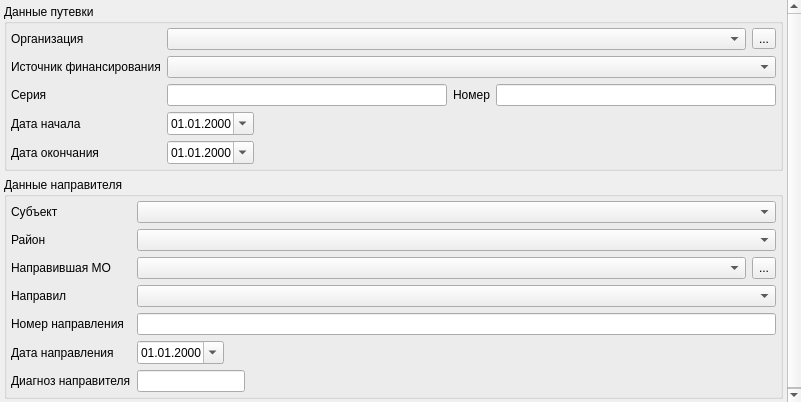
<?xml version="1.0" encoding="UTF-8"?>
<ui version="4.0">
 <class>EventVoucherPageWidget</class>
 <widget class="QWidget" name="EventVoucherPageWidget">
  <property name="geometry">
   <rect>
    <x>0</x>
    <y>0</y>
    <width>801</width>
    <height>402</height>
   </rect>
  </property>
  <property name="windowTitle">
   <string>Form</string>
  </property>
  <layout class="QGridLayout" name="gridLayout_3">
   <property name="margin">
    <number>0</number>
   </property>
   <item row="0" column="0">
    <widget class="QScrollArea" name="scrEventVoucherPage">
     <property name="frameShape">
      <enum>QFrame::NoFrame</enum>
     </property>
     <property name="lineWidth">
      <number>0</number>
     </property>
     <property name="horizontalScrollBarPolicy">
      <enum>Qt::ScrollBarAsNeeded</enum>
     </property>
     <property name="widgetResizable">
      <bool>true</bool>
     </property>
     <property name="alignment">
      <set>Qt::AlignLeading|Qt::AlignLeft|Qt::AlignVCenter</set>
     </property>
     <widget class="QWidget" name="scrEventVoucherPageInterior">
      <property name="geometry">
       <rect>
        <x>0</x>
        <y>0</y>
        <width>785</width>
        <height>416</height>
       </rect>
      </property>
      <property name="sizePolicy">
       <sizepolicy hsizetype="Ignored" vsizetype="Preferred">
        <horstretch>0</horstretch>
        <verstretch>0</verstretch>
       </sizepolicy>
      </property>
      <layout class="QGridLayout" name="gridLayout_4">
       <property name="margin">
        <number>4</number>
       </property>
       <item row="0" column="0">
        <widget class="QGroupBox" name="grpVoucher">
         <property name="title">
          <string>Данные путевки</string>
         </property>
         <layout class="QGridLayout" name="gridLayout">
          <property name="margin">
           <number>4</number>
          </property>
          <item row="0" column="0">
           <widget class="QLabel" name="lblVoucherOrgs">
            <property name="text">
             <string>Организация</string>
            </property>
           </widget>
          </item>
          <item row="0" column="1" colspan="2">
           <layout class="QHBoxLayout" name="horizontalLayout_3">
            <item>
             <widget class="CPolyclinicComboBox" name="cmbVoucherOrgs"/>
            </item>
            <item>
             <widget class="QToolButton" name="btnSelectVoucherOrg">
              <property name="text">
               <string>...</string>
              </property>
             </widget>
            </item>
           </layout>
          </item>
          <item row="1" column="0">
           <widget class="QLabel" name="lblVoucherFinance">
            <property name="text">
             <string>Источник финансирования</string>
            </property>
           </widget>
          </item>
          <item row="1" column="1" colspan="2">
           <widget class="CRBComboBox" name="cmbVoucherFinance"/>
          </item>
          <item row="2" column="0">
           <widget class="QLabel" name="lblVoucherSerial">
            <property name="text">
             <string>Серия</string>
            </property>
           </widget>
          </item>
          <item row="2" column="1" colspan="2">
           <layout class="QHBoxLayout" name="horizontalLayout_4">
            <item>
             <widget class="QLineEdit" name="edtVoucherSerial"/>
            </item>
            <item>
             <widget class="QLabel" name="lblVoucherNumber">
              <property name="text">
               <string>Номер</string>
              </property>
             </widget>
            </item>
            <item>
             <widget class="QLineEdit" name="edtVoucherNumber">
              <property name="inputMask">
               <string>999999999999999; </string>
              </property>
             </widget>
            </item>
           </layout>
          </item>
          <item row="3" column="0">
           <widget class="QLabel" name="lblVoucherBegDate">
            <property name="text">
             <string>Дата начала</string>
            </property>
           </widget>
          </item>
          <item row="3" column="1">
           <widget class="CDateEdit" name="edtVoucherBegDate">
            <property name="displayFormat">
             <string>dd.MM.yyyy</string>
            </property>
            <property name="calendarPopup">
             <bool>true</bool>
            </property>
           </widget>
          </item>
          <item row="3" column="2">
           <spacer name="horizontalSpacer">
            <property name="orientation">
             <enum>Qt::Horizontal</enum>
            </property>
            <property name="sizeHint" stdset="0">
             <size>
              <width>40</width>
              <height>20</height>
             </size>
            </property>
           </spacer>
          </item>
          <item row="4" column="0">
           <widget class="QLabel" name="lblVoucherEndDate">
            <property name="text">
             <string>Дата окончания</string>
            </property>
           </widget>
          </item>
          <item row="4" column="1">
           <widget class="CDateEdit" name="edtVoucherEndDate">
            <property name="displayFormat">
             <string>dd.MM.yyyy</string>
            </property>
            <property name="calendarPopup">
             <bool>true</bool>
            </property>
           </widget>
          </item>
         </layout>
        </widget>
       </item>
       <item row="1" column="0">
        <widget class="QGroupBox" name="grpDirection">
         <property name="title">
          <string>Данные направителя</string>
         </property>
         <layout class="QGridLayout" name="gridLayout_2">
          <property name="margin">
           <number>4</number>
          </property>
          <item row="0" column="0">
           <widget class="QLabel" name="lblDirectionCity">
            <property name="text">
             <string>Субъект</string>
            </property>
           </widget>
          </item>
          <item row="0" column="1">
           <widget class="CKLADRComboBox" name="cmbDirectionCity"/>
          </item>
          <item row="1" column="0">
           <widget class="QLabel" name="lblDirectionRegion">
            <property name="text">
             <string>Район</string>
            </property>
           </widget>
          </item>
          <item row="1" column="1">
           <widget class="CKladrOkatoComboBox" name="cmbDirectionRegion"/>
          </item>
          <item row="2" column="0">
           <widget class="QLabel" name="lblDirectionOrgs">
            <property name="text">
             <string>Направившая МО</string>
            </property>
           </widget>
          </item>
          <item row="2" column="1">
           <layout class="QHBoxLayout" name="horizontalLayout_2">
            <item>
             <widget class="CPolyclinicComboBox" name="cmbDirectionOrgs">
              <property name="enabled">
               <bool>true</bool>
              </property>
              <property name="sizePolicy">
               <sizepolicy hsizetype="Expanding" vsizetype="Fixed">
                <horstretch>0</horstretch>
                <verstretch>0</verstretch>
               </sizepolicy>
              </property>
             </widget>
            </item>
            <item>
             <widget class="QToolButton" name="btnSelectDirectionOrg">
              <property name="sizePolicy">
               <sizepolicy hsizetype="Fixed" vsizetype="Ignored">
                <horstretch>0</horstretch>
                <verstretch>0</verstretch>
               </sizepolicy>
              </property>
              <property name="text">
               <string>...</string>
              </property>
             </widget>
            </item>
           </layout>
          </item>
          <item row="3" column="0">
           <widget class="QLabel" name="lblDirectionPerson">
            <property name="sizePolicy">
             <sizepolicy hsizetype="Maximum" vsizetype="Fixed">
              <horstretch>1</horstretch>
              <verstretch>0</verstretch>
             </sizepolicy>
            </property>
            <property name="text">
             <string>Направил</string>
            </property>
           </widget>
          </item>
          <item row="3" column="1">
           <widget class="CPersonComboBoxEx" name="cmbDirectionPerson"/>
          </item>
          <item row="4" column="0">
           <widget class="QLabel" name="lblDirectionNumber">
            <property name="text">
             <string>Номер направления</string>
            </property>
           </widget>
          </item>
          <item row="4" column="1">
           <widget class="QLineEdit" name="edtDirectionNumber"/>
          </item>
          <item row="5" column="0">
           <widget class="QLabel" name="lblDirectionDate">
            <property name="text">
             <string>Дата направления</string>
            </property>
           </widget>
          </item>
          <item row="5" column="1">
           <widget class="CDateEdit" name="edtDirectionDate">
            <property name="sizePolicy">
             <sizepolicy hsizetype="Maximum" vsizetype="Fixed">
              <horstretch>0</horstretch>
              <verstretch>0</verstretch>
             </sizepolicy>
            </property>
            <property name="displayFormat">
             <string>dd.MM.yyyy</string>
            </property>
            <property name="calendarPopup">
             <bool>true</bool>
            </property>
           </widget>
          </item>
          <item row="6" column="0">
           <widget class="QLabel" name="lblDirectionMKB">
            <property name="text">
             <string>Диагноз направителя</string>
            </property>
           </widget>
          </item>
          <item row="6" column="1">
           <layout class="QHBoxLayout" name="horizontalLayout">
            <item>
             <widget class="CICDCodeEditEx" name="edtDirectionMKB">
              <property name="sizePolicy">
               <sizepolicy hsizetype="Minimum" vsizetype="Fixed">
                <horstretch>0</horstretch>
                <verstretch>0</verstretch>
               </sizepolicy>
              </property>
             </widget>
            </item>
            <item>
             <widget class="QLabel" name="lblDirectionMKBText">
              <property name="sizePolicy">
               <sizepolicy hsizetype="Expanding" vsizetype="Preferred">
                <horstretch>0</horstretch>
                <verstretch>0</verstretch>
               </sizepolicy>
              </property>
              <property name="text">
               <string/>
              </property>
             </widget>
            </item>
           </layout>
          </item>
         </layout>
        </widget>
       </item>
       <item row="2" column="0">
        <spacer name="verticalSpacer">
         <property name="orientation">
          <enum>Qt::Vertical</enum>
         </property>
         <property name="sizeHint" stdset="0">
          <size>
           <width>20</width>
           <height>40</height>
          </size>
         </property>
        </spacer>
       </item>
      </layout>
     </widget>
    </widget>
   </item>
  </layout>
 </widget>
 <customwidgets>
  <customwidget>
   <class>CRBComboBox</class>
   <extends>QComboBox</extends>
   <header>library/crbcombobox.h</header>
  </customwidget>
  <customwidget>
   <class>CDateEdit</class>
   <extends>QDateEdit</extends>
   <header>library/DateEdit</header>
  </customwidget>
  <customwidget>
   <class>CPolyclinicComboBox</class>
   <extends>QComboBox</extends>
   <header>Orgs/OrgComboBox.h</header>
  </customwidget>
  <customwidget>
   <class>CPersonComboBoxEx</class>
   <extends>QComboBox</extends>
   <header>Orgs/PersonComboBoxEx.h</header>
  </customwidget>
  <customwidget>
   <class>CKLADRComboBox</class>
   <extends>QComboBox</extends>
   <header>KLADR/kladrComboxes.h</header>
  </customwidget>
  <customwidget>
   <class>CICDCodeEditEx</class>
   <extends>QLineEdit</extends>
   <header>library/ICDCodeEdit.h</header>
  </customwidget>
  <customwidget>
   <class>CKladrOkatoComboBox</class>
   <extends>QComboBox</extends>
   <header>KLADR/kladrComboxes.h</header>
  </customwidget>
 </customwidgets>
 <tabstops>
  <tabstop>cmbVoucherOrgs</tabstop>
  <tabstop>btnSelectVoucherOrg</tabstop>
  <tabstop>cmbVoucherFinance</tabstop>
  <tabstop>edtVoucherSerial</tabstop>
  <tabstop>edtVoucherNumber</tabstop>
  <tabstop>edtVoucherBegDate</tabstop>
  <tabstop>edtVoucherEndDate</tabstop>
  <tabstop>cmbDirectionCity</tabstop>
  <tabstop>cmbDirectionRegion</tabstop>
  <tabstop>cmbDirectionOrgs</tabstop>
  <tabstop>btnSelectDirectionOrg</tabstop>
  <tabstop>cmbDirectionPerson</tabstop>
  <tabstop>edtDirectionNumber</tabstop>
  <tabstop>edtDirectionDate</tabstop>
  <tabstop>edtDirectionMKB</tabstop>
  <tabstop>scrEventVoucherPage</tabstop>
 </tabstops>
 <resources/>
 <connections/>
</ui>
